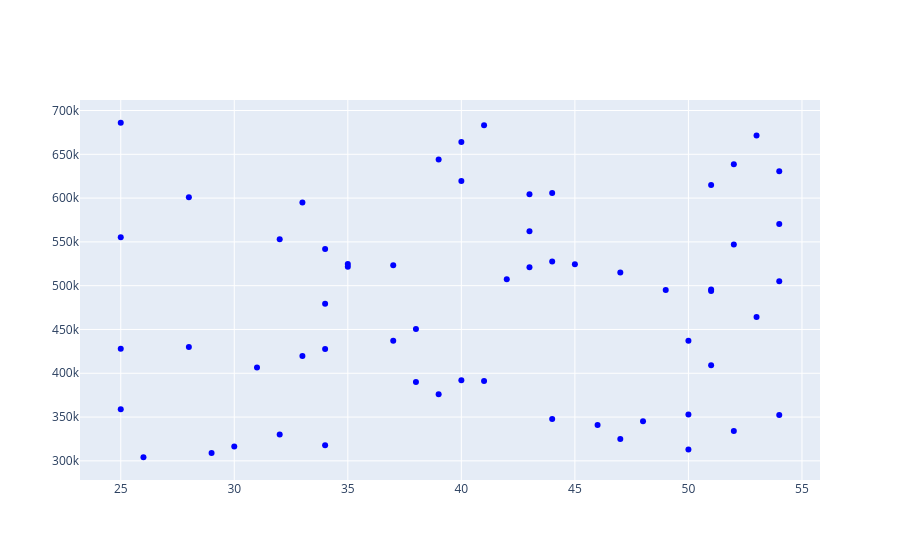

The cell this chart's notebook holds for it:
### Code cell
#Next we will create a scatter plot by using the add_trace function and use the go.scatter() function within it
# In go.Scatter we define the x-axis data,y-axis data and define the mode as markers with color of the marker as blue
fig.add_trace(go.Scatter(x=age_array, y=income_array, mode='markers', marker=dict(color='blue')))

### Figure 1 — Plotly figure (JSON) as saved in the notebook; plotly's stock layout.template omitted (floating-point values rounded to 4 significant figures)
{"data": [{"marker": {"color": "blue"}, "mode": "markers", "type": "scatter", "x": [35, 32, 39, 51, 51, 26, 52, 34, 31, 37, 33, 28, 54, 53, 51, 47, 46, 43, 45, 49, 34, 54, 50, 43, 53, 40, 39, 35, 41, 40, 40, 25, 28, 33, 38, 30, 38, 50, 37, 47, 54, 51, 48, 25, 44, 50, 43, 34, 44, 52, 29, 32, 44, 52, 25, 42, 25, 41, 34, 54], "y": [524648, 552994, 376138, 409243, 614904, 304113, 333953, 427602, 406659, 523430, 419632, 430084, 630643, 671492, 493904, 325022, 340858, 520906, 524437, 495075, 541908, 352439, 352905, 562148, 464218, 663909, 643931, 521505, 683227, 391907, 619524, 428092, 600968, 594994, 390058, 316329, 450581, 312826, 437134, 515113, 504982, 495778, 345075, 555391, 527511, 437254, 604528, 479412, 605804, 547147, 309028, 330160, 347823, 638625, 686028, 507421, 358820, 391242, 317820, 570498]}], "layout": {}}
